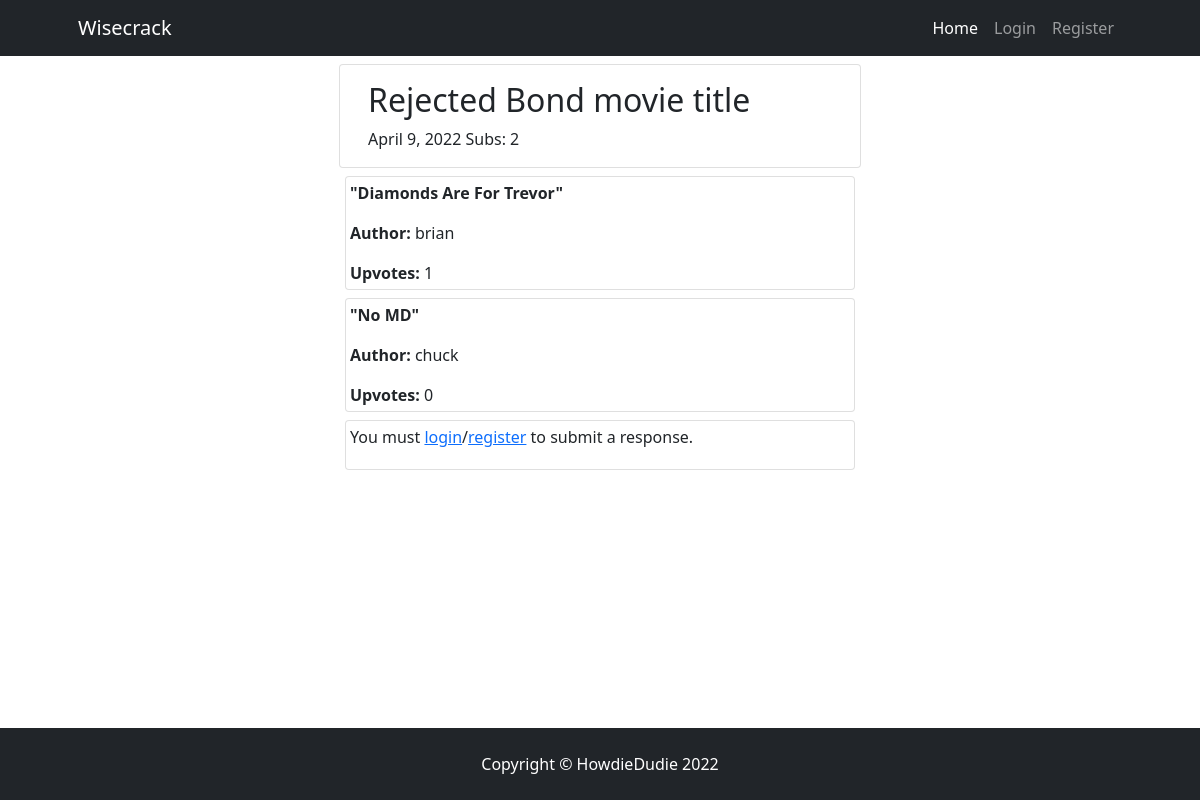
The page /rejected-bond-movie-title/ on the database its author committed.
### wisecrack/models.py (models this page shows, shortened)
class Prompt(models.Model):
    date = models.DateField(auto_now=True)
    prompt = models.TextField(
        max_length=300, null=False, blank=False,
        unique=True, default="What's the crack?")
    slug = models.SlugField(max_length=200, unique=True)
    subs_list = models.ManyToManyField(
        User, related_name='prompt_sub', blank=True)

class Sub(models.Model):
    sub = models.TextField(max_length=150, null=False)
    user = models.ForeignKey(User, on_delete=models.CASCADE)
    upvotes = models.ManyToManyField(
        User, related_name='sub_upvote', blank=True)
    prompt = models.ForeignKey(Prompt, default=None, on_delete=models.CASCADE)
    created_on = models.DateField(auto_now=True)
    class Meta:
        ordering = ["-created_on"]
    def number_of_upvotes(self):
        return self.upvotes.count()

### wisecrack/views.py (the view, shortened to what this page needs)
# urls.py: path('<slug:slug>/', views.PromptDetail.as_view(), name='prompt_detail'),
class PromptDetail(View):
    def get(self, request, slug, *args, **kwargs):
        queryset = Prompt.objects
        prompt = get_object_or_404(queryset, slug=slug)
        subs = Sub.objects.order_by('created_on')
        submitted = False
        if prompt.subs_list.filter(username=self.request.user.username).exists():
            return render(
                request,
                "prompt_detail.html",
                {
                    "prompt": prompt,
                    "subs": subs,
                    "submitted": True,
                    "sub_form": SubForm()
                }
            )
        else:
            return render(
                request,
                "prompt_detail.html",
                {
                    "prompt": prompt,
                    "subs": subs,
                    "submitted": False,
                    "sub_form": SubForm()
                }
            )

### wisecrack/templates/prompt_detail.html (shortened to what this page needs)
{% extends "base.html" %} {% block content %}
{% load crispy_forms_tags %}
<div class="container-fluid">
    <div class="row">
        <div class="col-12">
            <div class="row">
                <div class="card col-lg-6 col-sm-12 offset-lg-3 mb-2 mt-2 prompt">
                    <div class="card-body">
                        <h2>{{ prompt.prompt }}</h2>
                        <span>{{ prompt.date }}</span>
                        {% with subs.count as total_subs %}
                        <span>Subs: {{ total_subs }}</span>
                        {% endwith %}
                    </div>
                </div>
            </div>
            {% for sub in subs %}
            <div class="card col-lg-6 col-sm-12 offset-lg-3 mb-2 subs">
                <div class="card-body p-1">
                    <p><strong>"{{ sub.sub }}"</strong></p>
                    <p class="user-tag"><strong>Author: </strong>{{ sub.user }}</p>
                    <span><strong>Upvotes: </strong>{{ sub.number_of_upvotes }}</span>
                </div>
            </div>
            {% endfor %}
            <div class="card col-lg-6 col-sm-12 offset-lg-3 mb-2">
                <div class="card-body p-1">
                    {% if user.is_authenticated %}
                        {% if submitted %}
                        <p><strong>You have already submitted</strong></p>
                        {% else %}
                        <h3>Submit a response:</h3>
                        <p>Posting as: {{ user.username }}</p>
                        <form method="post">
                            {{ sub_form | crispy }}
                            {% csrf_token %}
                            <button type="submit" value="{{ user.pk }}" class="btn btn-signup btn-lg">Submit</button>
                        </form>
                        {% endif %}
                    {% else %}
                    <p>You must <a href="{% url 'account_login' %}">login</a>/<a
                            href="{% url 'account_signup' %}">register</a> to submit a response.</p>
                    {% endif %}
                </div>
            </div>
        </div>
    </div>
</div>
{% endblock content %}

### rows shown on the page
Prompt: prompt "Rejected Bond movie title", date "April 9, 2022"
Sub: sub "Diamonds Are For Trevor", user "brian", number_of_upvotes "1"
Sub: sub "No MD", user "chuck", number_of_upvotes "0"

### other values the page prints
{{ total_subs }} "2"
